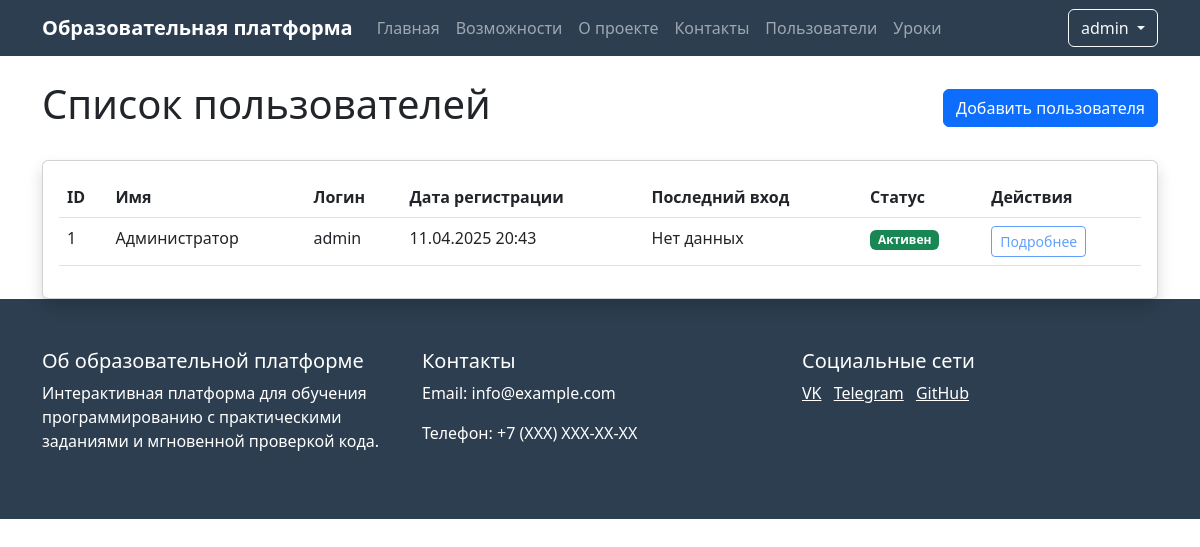
Before: /admin/users (signed in) with the older database file.
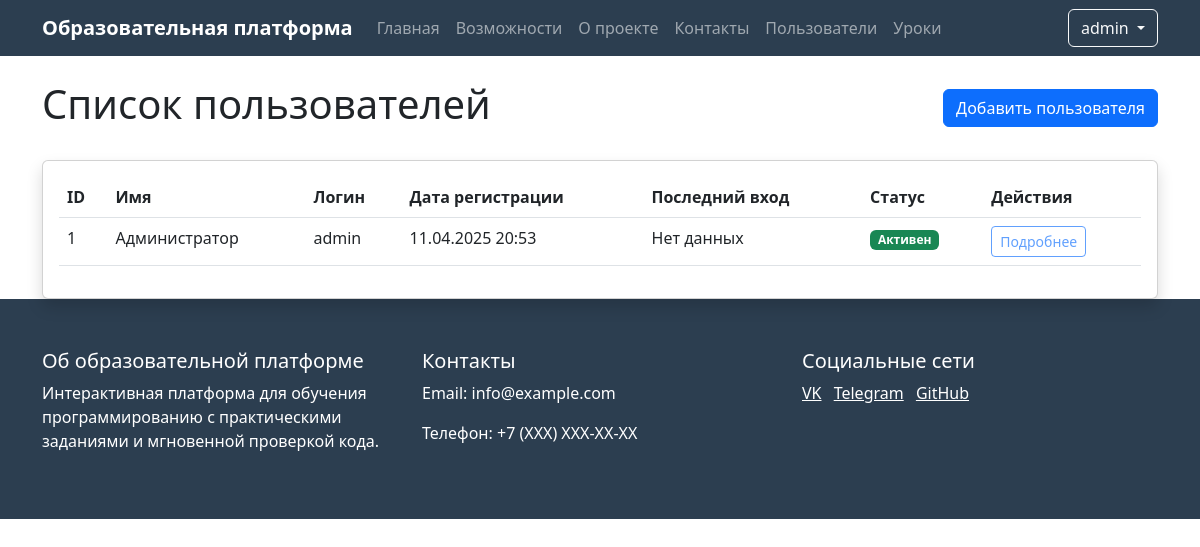
After: the same page with the newer database file.
### app.py (models this page shows, shortened)
class User(UserMixin, db.Model):
    id = db.Column(db.Integer, primary_key=True)
    name = db.Column(db.String(100), nullable=False)
    username = db.Column(db.String(80), unique=True, nullable=False)
    email = db.Column(db.String(120), unique=True, nullable=False)
    password_hash = db.Column(db.String(128))
    is_admin = db.Column(db.Boolean, default=False)
    created_at = db.Column(db.DateTime, default=db.func.now())
    last_login = db.Column(db.DateTime)
    is_active = db.Column(db.Boolean, default=True)

### app.py (the view)
@app.route('/admin/users')
@login_required
def user_list():
    if not current_user.is_admin:
        abort(403)  # Запрет доступа для не-админов
    users = User.query.all()
    return render_template('user_list.html', users=users)

### app.py (called while the page is built)
@login_manager.user_loader
def load_user(user_id):
    return User.query.get(int(user_id))

### templates/user_list.html (shortened to what this page needs)
{% extends "base.html" %}
{% block content %}
<div class="container mt-4">
    <div class="d-flex justify-content-between align-items-center mb-4">
        <h1>Список пользователей</h1>
        <a href="{{ url_for('add_user') }}" class="btn btn-primary">Добавить пользователя</a>
    </div>
    <div class="card shadow">
        <div class="card-body">
            <div class="table-responsive">
                <table class="table table-hover">
                    <thead>
                        <tr>
                            <th>ID</th>
                            <th>Имя</th>
                            <th>Логин</th>
                            <th>Дата регистрации</th>
                            <th>Последний вход</th>
                            <th>Статус</th>
                            <th>Действия</th>
                        </tr>
                    </thead>
                    <tbody>
                        {% for user in users %}
                        <tr>
                            <td>{{ user.id }}</td>
                            <td>{{ user.name }}</td>
                            <td>{{ user.username }}</td>
                            <td>{{ user.created_at.strftime('%d.%m.%Y %H:%M') }}</td>
                            <td>{{ user.last_login.strftime('%d.%m.%Y %H:%M') if user.last_login else 'Нет данных' }}</td>
                            <td>
                                {% if user.is_active %}
                                    <span class="badge bg-success">Активен</span>
                                {% else %}
                                    <span class="badge bg-danger">Неактивен</span>
                                {% endif %}
                            </td>
                            <td>
                                <button class="btn btn-sm btn-outline-primary" disabled>Подробнее</button>
                            </td>
                        </tr>
                        {% endfor %}
                    </tbody>
                </table>
            </div>
        </div>
    </div>
</div>
{% endblock %}

### templates/base.html (shortened to what this page needs)
<!DOCTYPE html>
<html lang="ru">
<head>
    <link href="https://cdn.jsdelivr.net/npm/bootstrap@5.3.0/dist/css/bootstrap.min.css" rel="stylesheet">
</head>
<body>
    <nav class="navbar navbar-expand-lg navbar-dark">
        <div class="container">
            <a class="navbar-brand" href="{{ url_for('index') }}">Образовательная платформа</a>
            <div class="collapse navbar-collapse" id="navbarNav">
                <ul class="navbar-nav me-auto">
                    <li class="nav-item">
                        <a class="nav-link" href="{{ url_for('index') }}">Главная</a>
                    </li>
                    <li class="nav-item">
                        <a class="nav-link" href="#features">Возможности</a>
                    </li>
                    <li class="nav-item">
                        <a class="nav-link" href="#about">О проекте</a>
                    </li>
                    <li class="nav-item">
                        <a class="nav-link" href="#contact">Контакты</a>
                    </li>
                    {% if current_user.is_admin %}
                        <li class="nav-item">
                            <a class="nav-link" href="{{ url_for('user_list') }}">Пользователи</a>
                        </li>
                        <li class="nav-item">
                            <a class="nav-link" href="{{ url_for('lesson_list') }}">Уроки</a>
                        </li>
                    {% endif %}
                </ul>
                <div class="d-flex">
                    {% if current_user.is_authenticated %}
                        <div class="dropdown">
                            <button class="btn btn-outline-light dropdown-toggle" type="button" id="userMenu" data-bs-toggle="dropdown">
                                {{ current_user.username }}
                            </button>
                        </div>
                    {% else %}
                        <a href="{{ url_for('login') }}" class="btn btn-outline-light me-2">Войти</a>
                    {% endif %}
                </div>
            </div>
        </div>
    </nav>
    {% block content %}{% endblock %}
    <footer class="footer">
        <div class="container">
            <div class="row">
                <div class="col-md-4">
                    <h5>Об образовательной платформе</h5>
                    <p>Интерактивная платформа для обучения программированию с практическими заданиями и мгновенной проверкой кода.</p>
                </div>
                <div class="col-md-4">
                    <h5>Контакты</h5>
                    <p>Email: info@example.com</p>
                    <p>Телефон: +7 (XXX) XXX-XX-XX</p>
                </div>
                <div class="col-md-4">
                    <h5>Социальные сети</h5>
                    <a href="#" class="text-white me-2">VK</a>
                    <a href="#" class="text-white me-2">Telegram</a>
                    <a href="#" class="text-white">GitHub</a>
                </div>
            </div>
        </div>
    </footer>
</body>
</html>

### templates/base.html (style rules this page uses)
.navbar { background-color: #2c3e50; }
.navbar-brand { font-weight: bold; }
.footer { background-color: #2c3e50; color: white; padding: 50px 0; }

Changed rows visible on the page:
changed User "Администратор": created_at "11.04.2025 20:43" → "11.04.2025 20:53"
